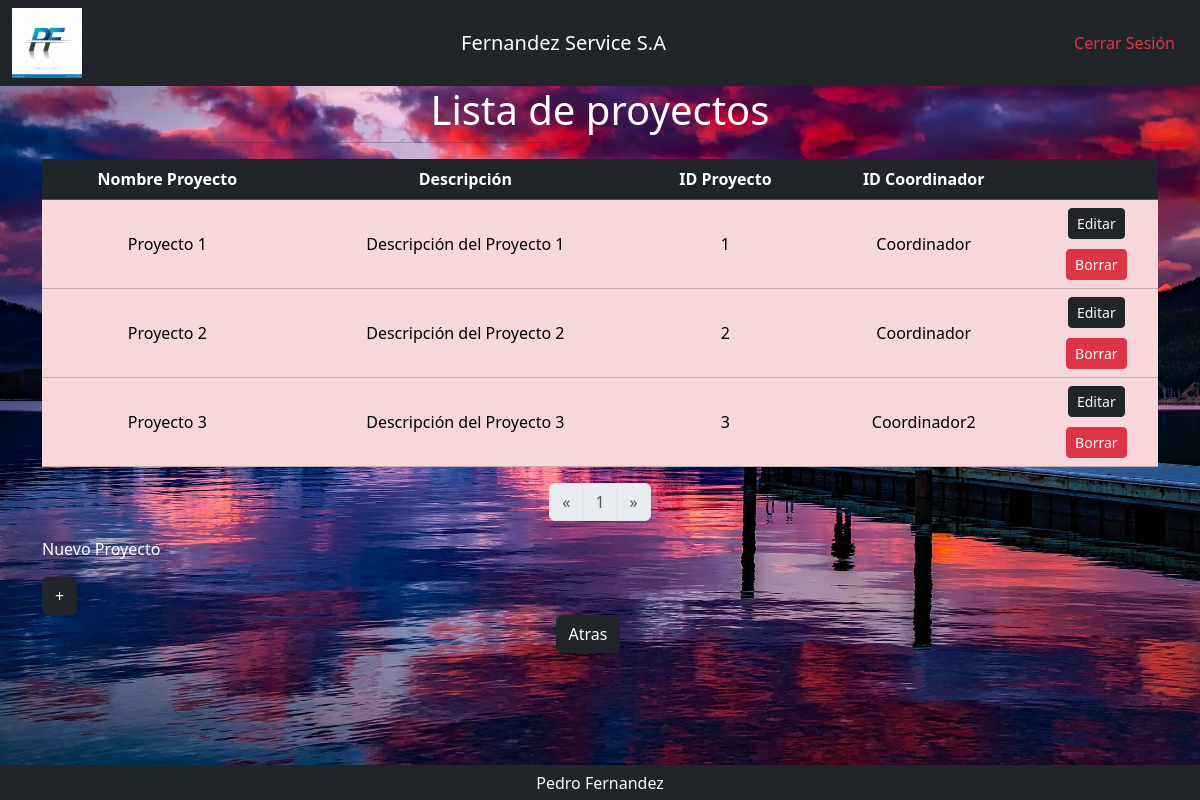
The app's page /tablas/tablaProyectos.php (signed in) with its own data.
### tables this page shows
create table if not exists proyectos (
    idProyecto int auto_increment primary key,
    nombreProyecto varchar (50),
    descripcion varchar(300),
    idCoord varchar (50)
);

### tablas/tablaProyectos.php (the view, shortened to what this page needs)
<?php
    include('../plantillas/encabezadoTablas.php');
    include('../modelo/funciones.php');
        ?>
        <?php
    $productosPorPagina = 5;
    if (isset($_GET['pagina'])){
        $pagina = $_GET['pagina'];
    } else {
        $pagina =1;
    }
    $sql = "SELECT * FROM proyectos LIMIT " .(($pagina - 1)* $productosPorPagina).",".$productosPorPagina;
    $resultado=$conexion->query($sql);
    $sql= "SELECT count(*) as numero_l FROM proyectos";
    $resulMaximo=$conexion->query($sql);
    $maximoElementos=$resulMaximo->fetch(PDO::FETCH_ASSOC)['numero_l'];
?>
 <div class="container">
        <div class="row">
            <h1 style="color: white; "align="center">Lista de proyectos</h1><hr>
            <div class="col-12">
                <table class="table">
                    <thead>
                        <tr class="table-dark text-center">
                            <th>Nombre Proyecto</th>
                            <th>Descripción</th>
                            <th>ID Proyecto</th>
                            <th>ID Coordinador</th>
                            <th></th>
                        </tr>
                    </thead>
                    <tbody>
                        <?php
                        if ($resultado->rowCount() > 0){
                            while ($fila=$resultado->fetch(PDO::FETCH_ASSOC)){
                                echo '<tr style="text-align:center">';
                                echo '<td class="table-danger center-table-danger">'.$fila['nombreProyecto'].'</td>';
                                echo '<td class="table-danger center-table-danger">'.$fila['descripcion'].'</td>';
                                echo '<td class="table-danger center-table-danger">'.$fila['idProyecto'].'</td>';
                                echo '<td class="table-danger center-table-danger">'.$fila['idCoord'].'</td>';
                                echo '<td class="table-danger">';
                                echo '<form action="../detalles/detallesProyecto.php" method="POST">';
                                echo '<button type="submit" class="btn btn-dark btn-sm text-light">Editar</button>';
                                echo '</form>';
                                echo '<form action="../eliminar/eliminarProyectos.php" method="POST">';
                                echo '<button type="submit" class="btn btn-danger btn-sm text-light" style="margin-top: 10px;">Borrar</button>';
                                echo '</form>';
                                echo '</td>';
                                echo '</tr>';
                            }
                        }
                        ?>
                    </tbody>
                </table>
                <?php
                echo '<nav aria-label="Page navigation example">';
                echo '<ul class="pagination" style="justify-content: center;">';
                if (isset($_GET['pagina'])){
                        if ($_GET['pagina'] > 1) {
                            echo '<li class="page-item">
                                    <a class="page-link" href="tablaProyectos.php?pagina='. ($_GET['pagina'] - 1) .'" arial-label="Previous>
                                        <span aria-hidden="true">&laquo;</span>
                                    </a></li>';
                        } else {
                            echo '<li class="page-item disabled">
                            <a class="page-link" href="tablaProyectos.php?pagina='. ($_GET['pagina'] - 1) .'" arial-label="Previous><<
                                <span aria-hidden="true">&laquo;</span>
                            </a></li>';
                        }
                    } else {
                        echo '<li class="page-item disabled">
                            <a class="page-link" href="tablaProyectos.php?pagina='. ($_GET['pagina'] - 1) .'" arial-label="Previous><<
                                <span aria-hidden="true">&laquo;</span>
                            </a></li>';
                    }
                      $cantidadPaginas=ceil($maximoElementos/5);
                      for ($i=1; $i <=$cantidadPaginas; $i++){
                        if ($_GET['pagina'] == $i) {
                            echo '<li class="page-item disabled"><a class="page-link" href="tablaProyectos.php?pagina='.$i.'">'.$i.'</a></li>';
                        } else {
                            echo '<li class="page-item"><a class="page-link" href="tablaProyectos.php?pagina='.$i.'">'.$i.'</a></li>';;
                        }
                      }
                        if (isset($_GET['pagina'])){
                        if ((($_GET['pagina']) * $productosPorPagina) < $maximoElementos) {
                            echo '<li class="page-item">
                                    <a class="page-link" href="tablaProyectos.php?pagina='. ($_GET['pagina'] + 1) .'" aria-label="Next">
                                        <span aria-hidden="true">&raquo;</span>
                                    </a></li>';
                        } else {
                            echo '<li class="page-item disabled">
                            <a class="page-link" href="tablaProyectos.php?pagina='. ($_GET['pagina'] + 1) .'" aria-label="Next">
                                <span aria-hidden="true">&raquo;</span>
                            </a></li>';
                        }
                        echo '</ul>';
                        echo '</nav>';
                        } else {
                            echo '<li class="page-item">
                                    <a class="page-link" href="tablaProyectos.php?pagina='. ($_GET['pagina'] + 1) .'" aria-label="Next">
                                        <span aria-hidden="true">&raquo;</span>
                                    </a></li>';
                        }
                    ?>
                <div class="col-4">
                        <p style="color: white;">Nuevo Proyecto</p>
                        <button type="button" class="btn btn-dark" data-bs-toggle="modal" data-bs-target="#proyectoModal">+</button>
                </div>
            </div>
        </div>
        <div class="row">
            <div class="col-12 text-center">
                <?php
                    if($_SESSION['cargo'] == 1) {
                        ?>
                        <button type="button" class="btn btn-dark" onclick="location.href='../indexAdministrador.php'">Atras</button>
                        <?php
                    } else if($_SESSION['cargo'] == 2) {
                        ?><button type="button" class="btn btn-dark" onclick="location.href='../indexCoordinador.php'">Atras</button>
                        <?php
                    }?>
            </div>
        </div>
</div>
<?php
    include('../plantillas/pie.php');
?>

### plantillas/encabezadoTablas.php (style rules this page uses)
body { background-image: url('../imagenes/fondo.jpg'); background-size: cover; background-attachment: fixed; }
.center-table-danger { text-align: center; vertical-align: middle; }

### records on screen
proyectos: nombreProyecto "Proyecto 1", descripcion "Descripción del Proyecto 1", idProyecto "1", idCoord "Coordinador"
proyectos: nombreProyecto "Proyecto 2", descripcion "Descripción del Proyecto 2", idProyecto "2", idCoord "Coordinador"
proyectos: nombreProyecto "Proyecto 3", descripcion "Descripción del Proyecto 3", idProyecto "3", idCoord "Coordinador2"
